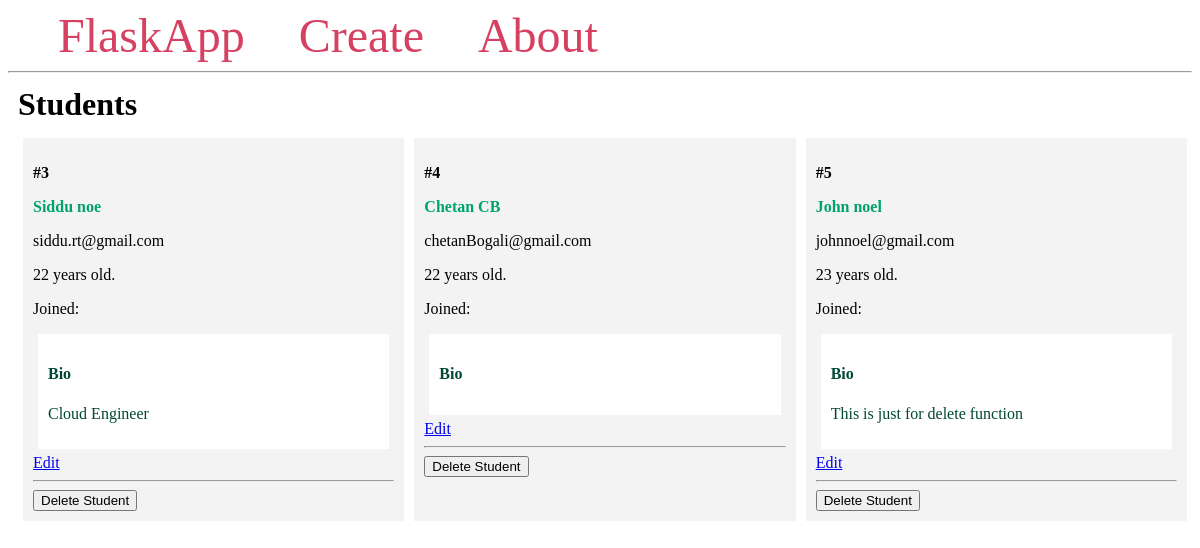
Before: / with the older database file.
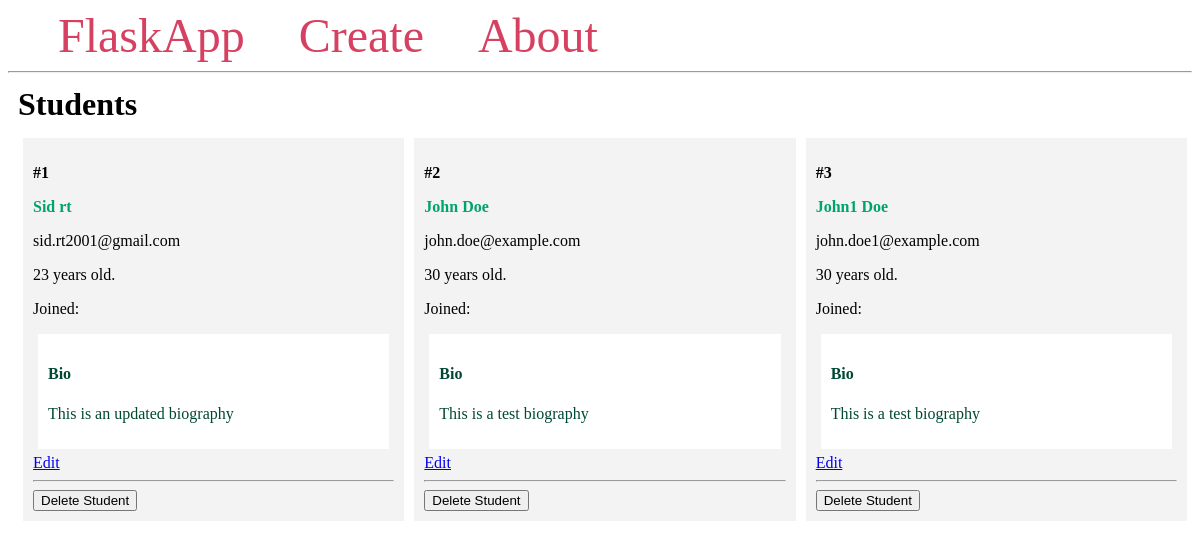
After: the same page with the newer database file.
### flask_sql1.py (models this page shows, shortened)
class student(db.Model):
    id = db.Column(db.Integer, primary_key = True)
    firstname = db.Column(db.String(100), nullable = False)
    lastname = db.Column(db.String(100), nullable = False)
    email = db.Column(db.String(100), unique = True, nullable = False)
    age = db.Column(db.Integer)
    time = db.Column(db.DateTime(timezone=True), server_default = func.now())
    bio = db.Column(db.Text)

### flask_sql1.py (the view)
@app.route('/')
def index():
    students = student.query.all()
    return render_template('index.html', students=students)

### templates/index.html
{% extends 'base.html' %}
{% block content %}
    <h1 class="title">{% block title %} Students {% endblock %}</h1>
    <div class="content">
        {% for student in students %}
    <div class="student">
        <p><b>#{{ student.id }}</b></p>
        <b>
            <p class="name">
                <a href="{{ url_for('stud', S_id=student.id)}}">
                    {{ student.firstname }} {{ student.lastname }}
                </a>
            </p>
        </b>
        <p>{{ student.email }}</p>
        <p>{{ student.age }} years old.</p>
        <p>Joined: {{ student.created_at }}</p>
        <div class="bio">
            <h4>Bio</h4>
            <p>{{ student.bio }}</p>
        </div>
	<a href="{{url_for('edit', S_id=student.id)}}">Edit</a>
	<hr>
	<form method="POST"
	      action="{{ url_for('delete', S_id=student.id)}}">
	<input type="Submit" value="Delete Student"
		onclick="return confirm('Are you sure you want to delete this student?')">
	</form>
    </div>
{% endfor %}
    </div>
{% endblock %}

### templates/base.html (shortened to what this page needs)
<!DOCTYPE html>
<html lang="en">
<head>
</head>
<body>
    <nav>
        <a href="{{ url_for('index') }}">FlaskApp</a>
	<a href="{{ url_for('create') }}">Create</a>
        <a href="#">About</a>
    </nav>
    <hr>
    <div class="content">
        {% block content %} {% endblock %}
    </div>
</body>
</html>

### templates/base.html (style rules this page uses)
.title { margin: 5px; }
.content { margin: 5px; width: 100%; display: flex; flex-direction: row; flex-wrap: wrap; }
.student { flex: 20%; padding: 10px; margin: 5px; background-color: #f3f3f3; inline-size: 100%; }
.bio { padding: 10px; margin: 5px; background-color: #ffffff; color: #004835; }
.name a { color: #00a36f; text-decoration: none; }
nav a { color: #d64161; font-size: 3em; margin-left: 50px; text-decoration: none; }

Changed rows visible on the page:
removed student: id "4", firstname "Chetan", lastname "CB", email "chetanBogali@gmail.com", age "22"
removed student: id "5", firstname "John", lastname "noel", email "johnnoel@gmail.com", age "23", bio "This is just for delete function"
added student: id "1", firstname "Sid", lastname "rt", email "sid.rt2001@gmail.com", age "23", bio "This is an updated biography"
added student: id "2", firstname "John", lastname "Doe", email "john.doe@example.com", age "30", bio "This is a test biography"
changed student id 3: firstname "Siddu" → "John1"; lastname "noe" → "Doe"; email "siddu.rt@gmail.com" → "john.doe1@example.com"; age "22" → "30"; bio "Cloud Engineer" → "This is a test biography"
